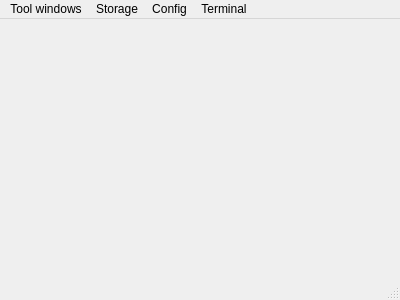
<?xml version="1.0" encoding="UTF-8"?>
<ui version="4.0">
 <class>ToolWindowManager</class>
 <widget class="QMainWindow" name="ToolWindowManager">
  <property name="geometry">
   <rect>
    <x>0</x>
    <y>0</y>
    <width>400</width>
    <height>300</height>
   </rect>
  </property>
  <property name="windowTitle">
   <string>ToolWindowManager</string>
  </property>
  <widget class="QWidget" name="centralWidget">
   <layout class="QVBoxLayout" name="verticalLayout">
    <property name="leftMargin">
     <number>0</number>
    </property>
    <property name="topMargin">
     <number>0</number>
    </property>
    <property name="rightMargin">
     <number>0</number>
    </property>
    <property name="bottomMargin">
     <number>0</number>
    </property>
    <item>
     <widget class="QToolWindowManager" name="toolWindowManager" native="true"/>
    </item>
   </layout>
  </widget>
  <widget class="QMenuBar" name="menuBar">
   <property name="geometry">
    <rect>
     <x>0</x>
     <y>0</y>
     <width>400</width>
     <height>22</height>
    </rect>
   </property>
   <widget class="QMenu" name="menuToolWindows">
    <property name="title">
     <string>Tool windows</string>
    </property>
   </widget>
   <widget class="QMenu" name="menuOptions">
    <property name="title">
     <string>Storage</string>
    </property>
    <addaction name="actionSaveState"/>
    <addaction name="actionRestoreState"/>
    <addaction name="actionClearState"/>
   </widget>
   <widget class="QMenu" name="menuConfig">
    <property name="title">
     <string>Config</string>
    </property>
    <addaction name="actionClosableTabs"/>
   </widget>
   <widget class="QMenu" name="menuFile">
    <property name="title">
     <string>Terminal</string>
    </property>
    <addaction name="actionNewTerminal"/>
   </widget>
   <addaction name="menuToolWindows"/>
   <addaction name="menuOptions"/>
   <addaction name="menuConfig"/>
   <addaction name="menuFile"/>
  </widget>
  <widget class="QStatusBar" name="statusBar"/>
  <action name="actionSaveState">
   <property name="text">
    <string>Save state</string>
   </property>
  </action>
  <action name="actionRestoreState">
   <property name="text">
    <string>Restore state</string>
   </property>
  </action>
  <action name="actionClearState">
   <property name="text">
    <string>Clear state and exit</string>
   </property>
  </action>
  <action name="actionClosableTabs">
   <property name="checkable">
    <bool>true</bool>
   </property>
   <property name="checked">
    <bool>true</bool>
   </property>
   <property name="text">
    <string>Closable tabs</string>
   </property>
  </action>
  <action name="actionNewTerminal">
   <property name="text">
    <string>New Terminal</string>
   </property>
   <property name="shortcut">
    <string>Ctrl+N</string>
   </property>
  </action>
 </widget>
 <layoutdefault spacing="6" margin="11"/>
 <customwidgets>
  <customwidget>
   <class>QToolWindowManager</class>
   <extends>QWidget</extends>
   <header>qtoolwindowmanager.h</header>
   <container>1</container>
  </customwidget>
 </customwidgets>
 <resources/>
 <connections/>
</ui>
